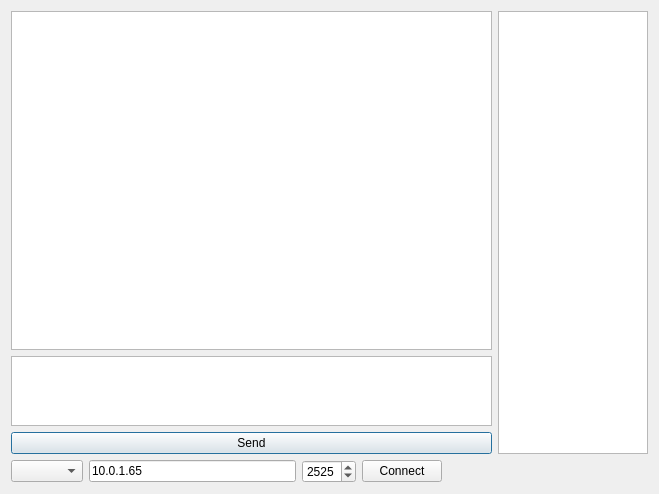
<?xml version="1.0" encoding="UTF-8"?>
<ui version="4.0">
 <class>Dialog</class>
 <widget class="QDialog" name="Dialog">
  <property name="geometry">
   <rect>
    <x>0</x>
    <y>0</y>
    <width>659</width>
    <height>494</height>
   </rect>
  </property>
  <property name="windowTitle">
   <string>Dialog</string>
  </property>
  <layout class="QVBoxLayout" name="verticalLayout">
   <item>
    <layout class="QHBoxLayout" name="listLayout">
     <property name="sizeConstraint">
      <enum>QLayout::SetDefaultConstraint</enum>
     </property>
     <item>
      <layout class="QVBoxLayout" name="verticalLayout_2">
       <item>
        <widget class="QListWidget" name="logWidget">
         <property name="minimumSize">
          <size>
           <width>250</width>
           <height>0</height>
          </size>
         </property>
         <property name="alternatingRowColors">
          <bool>true</bool>
         </property>
         <property name="movement">
          <enum>QListView::Static</enum>
         </property>
         <property name="flow">
          <enum>QListView::TopToBottom</enum>
         </property>
         <property name="spacing">
          <number>1</number>
         </property>
         <property name="wordWrap">
          <bool>true</bool>
         </property>
        </widget>
       </item>
       <item>
        <widget class="QTextEdit" name="messageEdit">
         <property name="sizePolicy">
          <sizepolicy hsizetype="Expanding" vsizetype="MinimumExpanding">
           <horstretch>0</horstretch>
           <verstretch>0</verstretch>
          </sizepolicy>
         </property>
         <property name="minimumSize">
          <size>
           <width>0</width>
           <height>35</height>
          </size>
         </property>
         <property name="maximumSize">
          <size>
           <width>16777215</width>
           <height>70</height>
          </size>
         </property>
         <property name="baseSize">
          <size>
           <width>0</width>
           <height>35</height>
          </size>
         </property>
         <property name="midLineWidth">
          <number>3</number>
         </property>
         <property name="horizontalScrollBarPolicy">
          <enum>Qt::ScrollBarAlwaysOff</enum>
         </property>
         <property name="tabChangesFocus">
          <bool>true</bool>
         </property>
         <property name="lineWrapMode">
          <enum>QTextEdit::WidgetWidth</enum>
         </property>
        </widget>
       </item>
       <item>
        <widget class="QPushButton" name="sendButton">
         <property name="text">
          <string>Send</string>
         </property>
        </widget>
       </item>
      </layout>
     </item>
     <item>
      <widget class="QListWidget" name="usersWidget">
       <property name="minimumSize">
        <size>
         <width>50</width>
         <height>0</height>
        </size>
       </property>
       <property name="maximumSize">
        <size>
         <width>150</width>
         <height>16777215</height>
        </size>
       </property>
      </widget>
     </item>
    </layout>
   </item>
   <item>
    <layout class="QHBoxLayout" name="itemsLayout">
     <item>
      <widget class="QComboBox" name="typeBox">
       <property name="minimumSize">
        <size>
         <width>70</width>
         <height>0</height>
        </size>
       </property>
      </widget>
     </item>
     <item>
      <widget class="QLineEdit" name="hostEdit">
       <property name="minimumSize">
        <size>
         <width>80</width>
         <height>0</height>
        </size>
       </property>
       <property name="text">
        <string>10.0.1.65</string>
       </property>
      </widget>
     </item>
     <item>
      <widget class="QSpinBox" name="spinPort">
       <property name="maximum">
        <number>9999</number>
       </property>
       <property name="value">
        <number>2525</number>
       </property>
      </widget>
     </item>
     <item>
      <widget class="QPushButton" name="connectButton">
       <property name="text">
        <string>Connect</string>
       </property>
       <property name="checkable">
        <bool>true</bool>
       </property>
      </widget>
     </item>
     <item>
      <spacer name="horizontalSpacer_2">
       <property name="orientation">
        <enum>Qt::Horizontal</enum>
       </property>
       <property name="sizeHint" stdset="0">
        <size>
         <width>40</width>
         <height>20</height>
        </size>
       </property>
      </spacer>
     </item>
    </layout>
   </item>
  </layout>
 </widget>
 <layoutdefault spacing="6" margin="11"/>
 <resources/>
 <connections/>
</ui>
